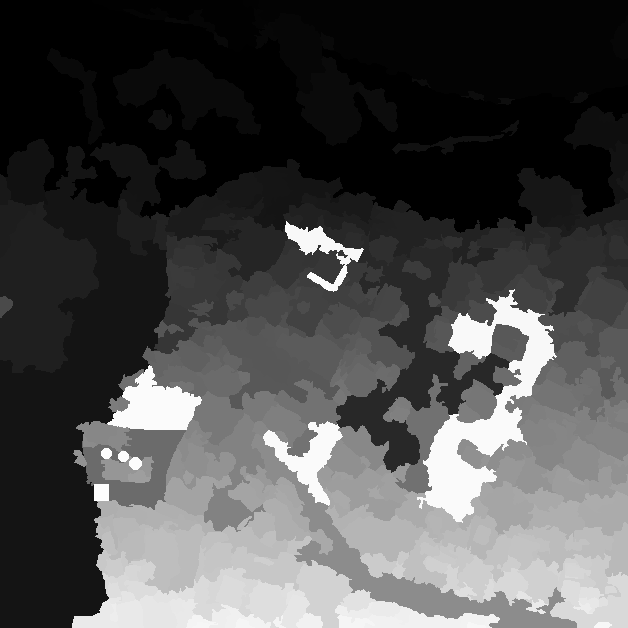
#> input picture daten/landseg/T0/fassung-c/abgabe/r1c1/labels.tif, 628 x 628 px, found by its file name
$ python stat.py
#> lines starting #> are read from the running program, lines starting #| are printed output that depends on the picture
"""Kennzahlen je Segment des Viertels: Fläche im Kern, Rahmen, Teile, Kernrand, Nachbarn."""
import json
import numpy as np
import tifffile
from scipy import ndimage

BASIS = "C:/Users/Phil/Developement/Victor/daten/landseg/T0/kern500"
lab = tifffile.imread(BASIS + "/vorstufe/r1c1/labels.tif").astype(np.int64)
#> lab: shape (628, 628) int64; min 400001, max 400420, mean 400126.6
seg = {s["id"]: s for s in json.load(open(BASIS + "/vorstufe/r1c1/segmente.json", encoding="utf-8"))["segmente"]}
#> (reads daten/landseg/T0/fassung-c/abgabe/r1c1/segmente.json from the repository)
ids = [400017,400018,400011,400001,400026,400033,400031,400040,400036,400037,400035,400045,400049,400059,400077,400055,400081,400046,400044,400060,400063,400047,400083,400061,400054,400052,400097,400098,400087,400094,400078,400090,400121,400103,400104,400116,400089,400109,400119,400102,400088,400125,400120,400127]
kern = lab[64:564, 64:564]
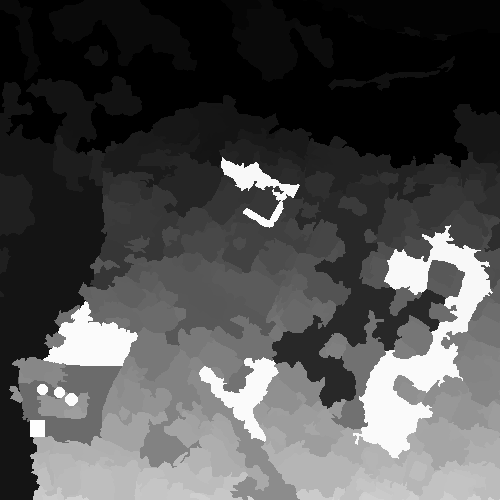
#> kern: shape (500, 500) int64; min 400001, max 400420, mean 400130.9; drawn with min black and max white
for i in ids:
    m = lab == i
    mk = kern == i
    ys, xs = np.nonzero(m)
    _, n = ndimage.label(m)
    _, nk = ndimage.label(mk)
    dil = ndimage.binary_dilation(m) & ~m
    nb, cnt = np.unique(lab[dil], return_counts=True)
    order = np.argsort(-cnt)[:6]
    nbs = ", ".join(f"{nb[k] % 100000}:{seg.get(nb[k], {}).get('klasse', '?')}({cnt[k]})" for k in order)
    rand = []
    if mk[0, :].any(): rand.append("oben")
    if mk[:, 0].any(): rand.append("links")
    s = seg[i]
#> (the run stopped early here; a loop or call above may not have finished)
